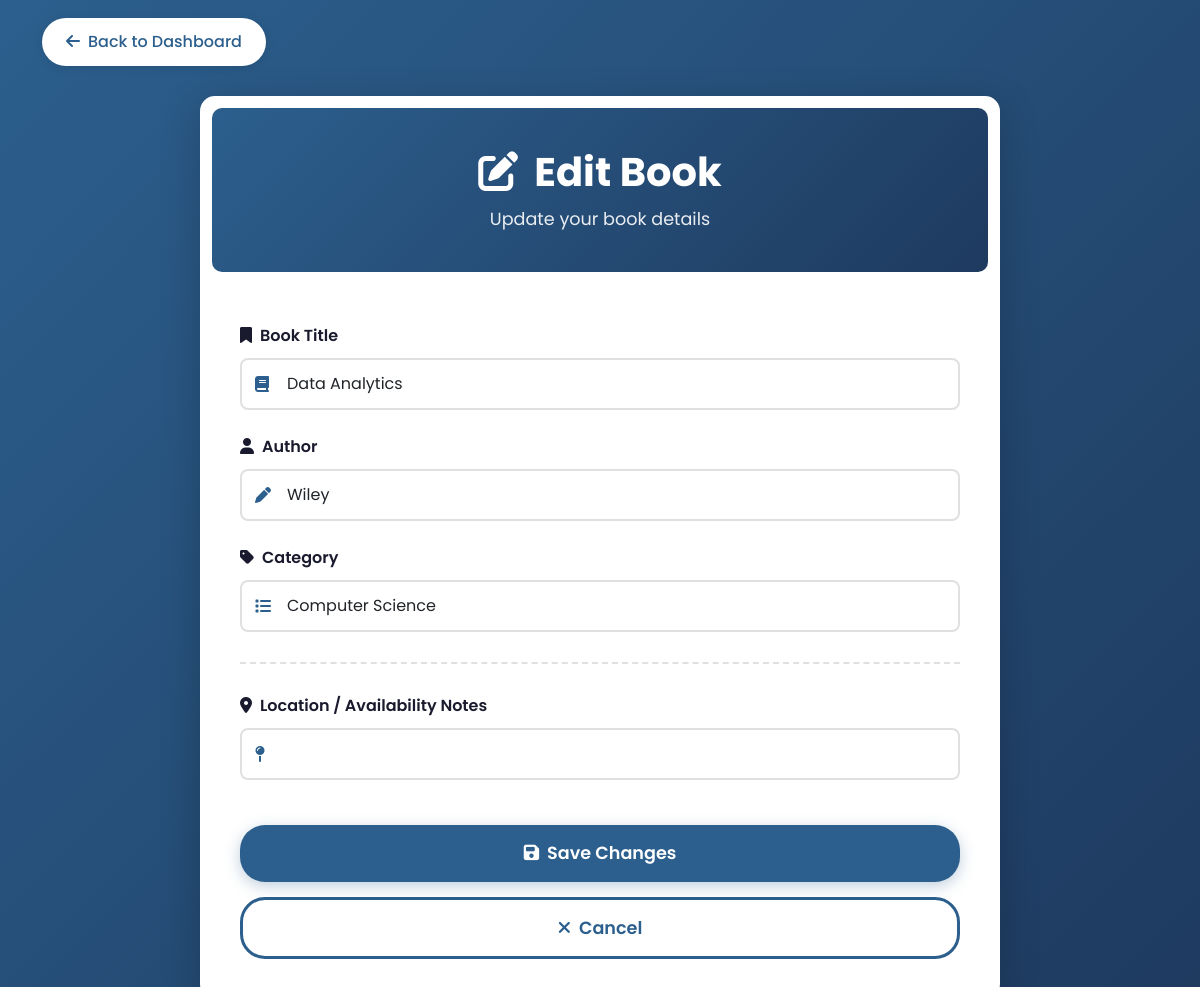
Screenshot of /edit_book/1 (signed in) with the database file from the repository.
### tables this page shows
CREATE TABLE books (
    id INTEGER PRIMARY KEY AUTOINCREMENT,
    owner_id INTEGER NOT NULL,
    title TEXT NOT NULL,
    author TEXT NOT NULL,
    category TEXT NOT NULL,
    status TEXT DEFAULT 'available',
    location_notes TEXT,
    type TEXT NOT NULL,
    image_file TEXT, -- Added this to store "data.jpg", "python.webp", etc.
    file_path TEXT,
    added_date TIMESTAMP DEFAULT CURRENT_TIMESTAMP,
    FOREIGN KEY (owner_id) REFERENCES users (id)
);

### app.py (the view, shortened to what this page needs)
@app.route('/edit_book/<int:book_id>', methods=['GET', 'POST'])
@login_required
def edit_book(book_id):
    conn = get_db_connection()
    book = conn.execute('SELECT * FROM books WHERE id = ?', (book_id,)).fetchone()
    if book is None:
        flash('Book not found!', 'danger')
        conn.close()
        return redirect(url_for('dashboard'))
    if book['owner_id'] != current_user.id:
        flash('You can only edit your own books!', 'danger')
        conn.close()
        return redirect(url_for('dashboard'))
    conn.close()
    return render_template('edit_book.html', book=book)

### app.py (called while the page is built)
def get_db_connection():
    connection = sqlite3.connect('database.db')
    connection.row_factory = sqlite3.Row
    return connection

@login_manager.user_loader
def load_user(user_id):
    conn = get_db_connection()
    user = conn.execute('SELECT * FROM users WHERE id = ?', (user_id,)).fetchone()
    conn.close()
    if user:
        return User(user['id'], user['username'], user['email'], user['role'])
    return None

### templates/edit_book.html (shortened to what this page needs)
<!DOCTYPE html>
<html lang="en">
<head>
    <link href="https://cdn.jsdelivr.net/npm/bootstrap@5.3.0/dist/css/bootstrap.min.css" rel="stylesheet">
    <link rel="stylesheet" href="https://cdnjs.cloudflare.com/ajax/libs/font-awesome/6.4.0/css/all.min.css">
    <link rel="stylesheet" href="{{ url_for('static', filename='css/style.css') }}">
</head>
<body style="padding: 18px 0px 0px">
    <div class="container">
        <a href="{{ url_for('dashboard') }}" class="back-button">
            <i class="fas fa-arrow-left me-2"></i>Back to Dashboard
        </a>
        <div class="borrow-container">
            <div class="borrow-header">
                <h1><i class="fas fa-edit me-3"></i>Edit Book</h1>
                <p>Update your book details</p>
            </div>
            <div class="borrow-body">
                <form action="{{ url_for('edit_book', book_id=book['id']) }}" method="POST">
                    <div class="form-section">
                        <label for="title" class="form-label">
                            <i class="fas fa-bookmark me-2"></i>Book Title
                        </label>
                        <div class="input-icon">
                            <i class="fas fa-book"></i>
                            <input type="text" class="form-control" id="title" name="title"
                                value="{{ book['title'] }}" required>
                        </div>
                    </div>
                    <div class="form-section">
                        <label for="author" class="form-label">
                            <i class="fas fa-user me-2"></i>Author
                        </label>
                        <div class="input-icon">
                            <i class="fas fa-pen"></i>
                            <input type="text" class="form-control" id="author" name="author"
                                value="{{ book['author'] }}" required>
                        </div>
                    </div>
                    <div class="form-section">
                        <label for="category" class="form-label">
                            <i class="fas fa-tag me-2"></i>Category
                        </label>
                        <div class="input-icon">
                            <i class="fas fa-list"></i>
                            <select class="form-control" id="category" name="category" required>
                                <option value="Computer Science"   {% if book['category'] == 'Computer Science' %}selected{% endif %}>Computer Science</option>
                            </select>
                        </div>
                    </div>
                    <div class="section-divider"></div>
                    {% if book['type']|lower == 'physical' %}
                    <div class="form-section">
                        <label for="location_notes" class="form-label">
                            <i class="fas fa-map-marker-alt me-2"></i>Location / Availability Notes
                        </label>
                        <div class="input-icon">
                            <i class="fas fa-map-pin"></i>
                            <input type="text" class="form-control" id="location_notes" name="location_notes"
                                value="{{ book['location_notes'] or '' }}">
                        </div>
                    </div>
                    {% endif %}
                    <button type="submit" class="btn-submit">
                        <i class="fas fa-save me-2"></i>Save Changes
                    </button>
                    <a href="{{ url_for('dashboard') }}" class="btn-cancel">
                        <i class="fas fa-times me-2"></i>Cancel
                    </a>
                </form>
            </div>
        </div>
    </div>
</body>
</html>

### static/css/style.css (style rules this page uses)
:root { --primary-dark: #1a1a2e; --primary-blue: #2c5f8d; --accent-navy: #1e3a5f; --accent-teal: #4a90a4; }
* { margin: 0; padding: 0; box-sizing: border-box; }
body { font-family: 'Poppins', sans-serif; background: linear-gradient(135deg, #2c5f8d 0%, #1e3a5f 100%); }
body { font-family: 'Poppins', sans-serif; background: linear-gradient(135deg, #2c5f8d 0%, #1e3a5f 100%); min-height: 100vh; padding: 0px 0; position: relative; overflow-x: hidden; }
.container { position: relative; z-index: 1; }
.back-button { background-color: white; color: var(--primary-blue); border: none; padding: 12px 24px; border-radius: 25px; font-weight: 500; box-shadow: 0 2px 10px rgba(0, 0, 0, 0.1); text-decoration: none; display: inline-block; margin-bottom: 30px; transition: all 0.3s ease; }
.borrow-container { background: white; border-radius: 15px; box-shadow: 0 10px 40px rgba(0, 0, 0, 0.2); overflow: hidden; max-width: 800px; margin: 0 auto; }
.borrow-header { background: linear-gradient(135deg, var(--primary-blue) 0%, var(--accent-navy) 100%); color: white; padding: 40px; border: 12px solid #fff; border-radius: 22px; text-align: center; }
.borrow-header h1 { font-size: 2.5rem; font-weight: bold; margin-bottom: 10px; }
.borrow-header p { font-size: 1.1rem; opacity: 0.9; margin-bottom: 0; }
.borrow-body { padding: 40px; }
.form-label { font-weight: 600; color: var(--primary-dark); margin-bottom: 10px; font-size: 1rem; }
.form-control, .form-select { border: 2px solid #e0e0e0; border-radius: 8px; padding: 12px 15px; font-size: 1rem; transition: all 0.3s ease; }
.input-icon { position: relative; }
.input-icon i { position: absolute; left: 15px; top: 50%; transform: translateY(-50%); color: var(--primary-blue); }
.input-icon .form-control { padding-left: 45px; }
.btn-submit { background: var(--primary-blue); color: white; border: none; padding: 15px 40px; border-radius: 25px; font-size: 1.1rem; font-weight: 600; width: 100%; margin-top: 20px; transition: all 0.3s ease; box-shadow: 0 4px 15px rgba(44, 95, 141, 0.3); }
.btn-cancel { background: #fff; color: var(--primary-blue); border: 3px solid var(--primary-blue); padding: 15px 40px; border-radius: 25px; font-size: 1.1rem; font-weight: 600; width: 100%; margin-top: 15px; transition: all 0.3s ease; text-decoration: none; display: block; text-align: center; }
.form-section { margin-bottom: 25px; }
.section-divider { border-top: 2px dashed #e0e0e0; margin: 30px 0; }

### rows the page displays
books: title "Data Analytics", author "Wiley", category "Computer Science"
